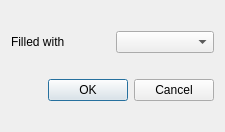
<?xml version="1.0" encoding="UTF-8"?>
<ui version="4.0">
 <class>AddStreamDialog</class>
 <widget class="QDialog" name="AddStreamDialog">
  <property name="geometry">
   <rect>
    <x>0</x>
    <y>0</y>
    <width>225</width>
    <height>132</height>
   </rect>
  </property>
  <property name="windowTitle">
   <string>Add stream</string>
  </property>
  <layout class="QVBoxLayout" name="verticalLayout">
   <item>
    <layout class="QGridLayout" name="gridLayout">
     <item row="0" column="0">
      <widget class="QLabel" name="label">
       <property name="text">
        <string>Filled with </string>
       </property>
      </widget>
     </item>
     <item row="0" column="1">
      <widget class="QComboBox" name="behavior_combobox"/>
     </item>
    </layout>
   </item>
   <item>
    <widget class="QDialogButtonBox" name="buttonBox">
     <property name="orientation">
      <enum>Qt::Horizontal</enum>
     </property>
     <property name="standardButtons">
      <set>QDialogButtonBox::Cancel|QDialogButtonBox::Ok</set>
     </property>
    </widget>
   </item>
  </layout>
 </widget>
 <resources/>
 <connections>
  <connection>
   <sender>buttonBox</sender>
   <signal>accepted()</signal>
   <receiver>AddStreamDialog</receiver>
   <slot>accept()</slot>
   <hints>
    <hint type="sourcelabel">
     <x>248</x>
     <y>254</y>
    </hint>
    <hint type="destinationlabel">
     <x>157</x>
     <y>274</y>
    </hint>
   </hints>
  </connection>
  <connection>
   <sender>buttonBox</sender>
   <signal>rejected()</signal>
   <receiver>AddStreamDialog</receiver>
   <slot>reject()</slot>
   <hints>
    <hint type="sourcelabel">
     <x>316</x>
     <y>260</y>
    </hint>
    <hint type="destinationlabel">
     <x>286</x>
     <y>274</y>
    </hint>
   </hints>
  </connection>
 </connections>
</ui>
